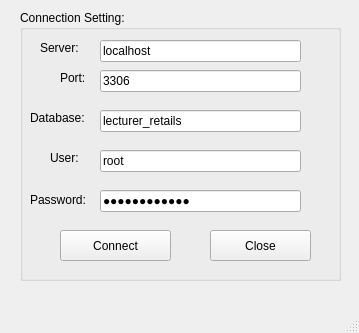
<?xml version="1.0" encoding="UTF-8"?>
<ui version="4.0">
 <class>MainWindow</class>
 <widget class="QMainWindow" name="MainWindow">
  <property name="geometry">
   <rect>
    <x>0</x>
    <y>0</y>
    <width>359</width>
    <height>333</height>
   </rect>
  </property>
  <property name="windowTitle">
   <string>Trần Duy Thanh</string>
  </property>
  <property name="windowIcon">
   <iconset>
    <normaloff>../Images/ic_logo.jpg</normaloff>../Images/ic_logo.jpg</iconset>
  </property>
  <widget class="QWidget" name="centralwidget">
   <widget class="QGroupBox" name="groupBox">
    <property name="geometry">
     <rect>
      <x>20</x>
      <y>10</y>
      <width>321</width>
      <height>271</height>
     </rect>
    </property>
    <property name="title">
     <string>Connection Setting:</string>
    </property>
    <widget class="QLabel" name="label">
     <property name="geometry">
      <rect>
       <x>20</x>
       <y>30</y>
       <width>51</width>
       <height>16</height>
      </rect>
     </property>
     <property name="text">
      <string>Server:</string>
     </property>
    </widget>
    <widget class="QLineEdit" name="lineEditServer">
     <property name="geometry">
      <rect>
       <x>80</x>
       <y>30</y>
       <width>201</width>
       <height>22</height>
      </rect>
     </property>
     <property name="text">
      <string>localhost</string>
     </property>
    </widget>
    <widget class="QLineEdit" name="lineEditPort">
     <property name="geometry">
      <rect>
       <x>80</x>
       <y>60</y>
       <width>201</width>
       <height>22</height>
      </rect>
     </property>
     <property name="text">
      <string>3306</string>
     </property>
    </widget>
    <widget class="QLabel" name="label_2">
     <property name="geometry">
      <rect>
       <x>40</x>
       <y>60</y>
       <width>31</width>
       <height>16</height>
      </rect>
     </property>
     <property name="text">
      <string>Port:</string>
     </property>
    </widget>
    <widget class="QLineEdit" name="lineEditDatabase">
     <property name="geometry">
      <rect>
       <x>80</x>
       <y>100</y>
       <width>201</width>
       <height>22</height>
      </rect>
     </property>
     <property name="text">
      <string>lecturer_retails</string>
     </property>
    </widget>
    <widget class="QLabel" name="label_3">
     <property name="geometry">
      <rect>
       <x>10</x>
       <y>100</y>
       <width>61</width>
       <height>16</height>
      </rect>
     </property>
     <property name="text">
      <string>Database:</string>
     </property>
    </widget>
    <widget class="QLineEdit" name="lineEditUser">
     <property name="geometry">
      <rect>
       <x>80</x>
       <y>140</y>
       <width>201</width>
       <height>22</height>
      </rect>
     </property>
     <property name="text">
      <string>root</string>
     </property>
    </widget>
    <widget class="QLabel" name="label_4">
     <property name="geometry">
      <rect>
       <x>30</x>
       <y>140</y>
       <width>41</width>
       <height>16</height>
      </rect>
     </property>
     <property name="text">
      <string>User:</string>
     </property>
    </widget>
    <widget class="QLineEdit" name="lineEditPassword">
     <property name="geometry">
      <rect>
       <x>80</x>
       <y>180</y>
       <width>201</width>
       <height>22</height>
      </rect>
     </property>
     <property name="text">
      <string>Minhtan0410@</string>
     </property>
     <property name="echoMode">
      <enum>QLineEdit::Password</enum>
     </property>
    </widget>
    <widget class="QLabel" name="label_5">
     <property name="geometry">
      <rect>
       <x>10</x>
       <y>180</y>
       <width>61</width>
       <height>20</height>
      </rect>
     </property>
     <property name="text">
      <string>Password:</string>
     </property>
    </widget>
    <widget class="QPushButton" name="pushButtonConnect">
     <property name="geometry">
      <rect>
       <x>40</x>
       <y>220</y>
       <width>111</width>
       <height>31</height>
      </rect>
     </property>
     <property name="text">
      <string>Connect</string>
     </property>
     <property name="icon">
      <iconset>
       <normaloff>../Images/ic_connect.png</normaloff>../Images/ic_connect.png</iconset>
     </property>
    </widget>
    <widget class="QPushButton" name="pushButtonClose">
     <property name="geometry">
      <rect>
       <x>190</x>
       <y>220</y>
       <width>101</width>
       <height>31</height>
      </rect>
     </property>
     <property name="text">
      <string>Close</string>
     </property>
     <property name="icon">
      <iconset>
       <normaloff>../Images/ic_shutdown.png</normaloff>../Images/ic_shutdown.png</iconset>
     </property>
     <property name="shortcut">
      <string>Esc</string>
     </property>
    </widget>
   </widget>
  </widget>
  <widget class="QMenuBar" name="menubar">
   <property name="geometry">
    <rect>
     <x>0</x>
     <y>0</y>
     <width>359</width>
     <height>26</height>
    </rect>
   </property>
  </widget>
  <widget class="QStatusBar" name="statusbar"/>
 </widget>
 <resources/>
 <connections>
  <connection>
   <sender>pushButtonClose</sender>
   <signal>clicked()</signal>
   <receiver>MainWindow</receiver>
   <slot>close()</slot>
   <hints>
    <hint type="sourcelabel">
     <x>260</x>
     <y>271</y>
    </hint>
    <hint type="destinationlabel">
     <x>179</x>
     <y>166</y>
    </hint>
   </hints>
  </connection>
 </connections>
</ui>
